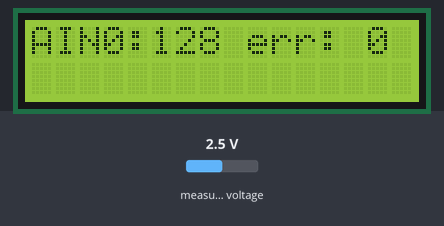
The sketch below on a simulated ESP32. Parts: 16×2 character LCD. Wiring (inferred from the names in the program): PCF8591 converter at I2C address 0x48. The test bench sets the inputs (shaded band); at power-on: measured voltage 2.5 V.

Above: at 1.2 s.
1.3 s: measured voltage set to 0.1 V
At 1.9 s:
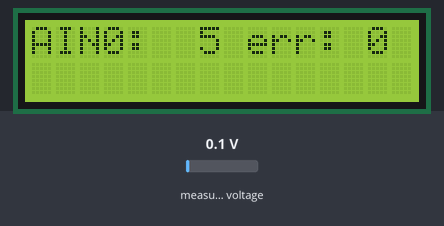
2.8 s: measured voltage set to 1.2 V
At 4.0 s:
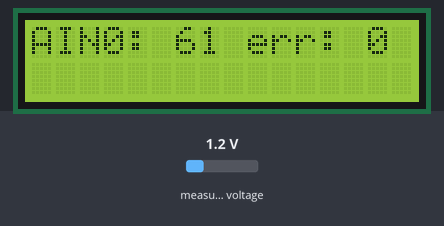
4.3 s: measured voltage set to 3.8 V
At 5.5 s:
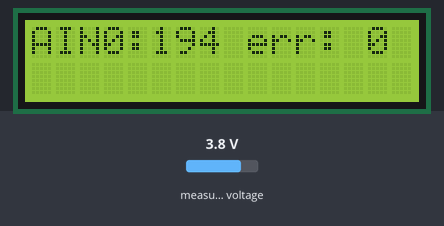
Timing chart, 0 to 7.3 s (numbered marks = the images above; inputs shaded):
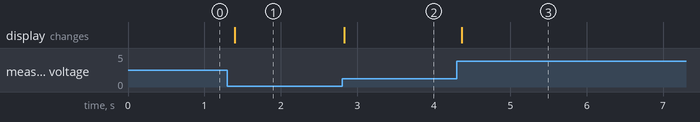

The sketch:

pcf_lcd.ino
```cpp
#include <Wire.h>
#include <LiquidCrystal.h>

typedef struct {
    uint8_t addr;
    uint8_t last[4];        // 채널별 마지막 값
    int errors;             // 통신 실패 횟수
} pcf8591_t;

int pcf_read(pcf8591_t *p, uint8_t ch) {
    Wire.beginTransmission(p->addr);
    Wire.write(0x40 | (ch & 0x03));
    if (Wire.endTransmission() != 0) { p->errors++; return -1; }
    if (Wire.requestFrom(p->addr, (uint8_t)2) != 2) { p->errors++; return -1; }
    Wire.read();
    p->last[ch & 0x03] = Wire.read();
    return p->last[ch & 0x03];
}

pcf8591_t pcf = {0x48, {0}, 0};
LiquidCrystal lcd(13, 12, 14, 27, 26, 25);

void setup() {
    Wire.begin(21, 22);
    lcd.begin(16, 2);
}

void loop() {
    int v = pcf_read(&pcf, 0);
    char buf[17];
    snprintf(buf, sizeof(buf), "AIN0:%3d err:%2d", v < 0 ? 0 : v, pcf.errors);
    lcd.setCursor(0, 0);
    lcd.print(buf);
    delay(100);
}
```

Measured:
- after the input at 1.3 s, the display: changes after 0.10 s (image 1)
- after the input at 2.8 s, the display: changes at once (image 2)
- after the input at 4.3 s, the display: changes after 0.07 s (image 3)
